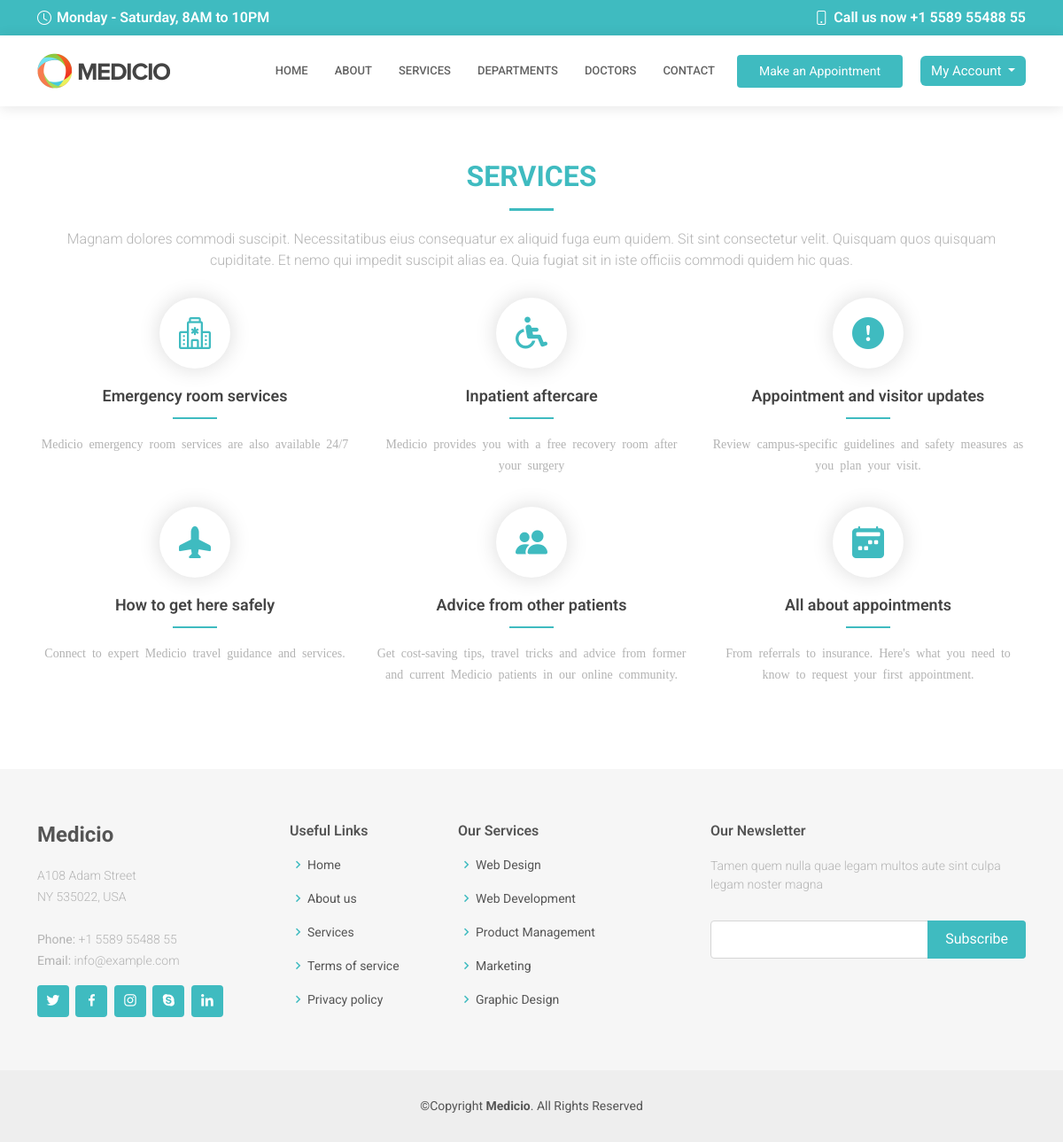
Page /services on the earlier database version.
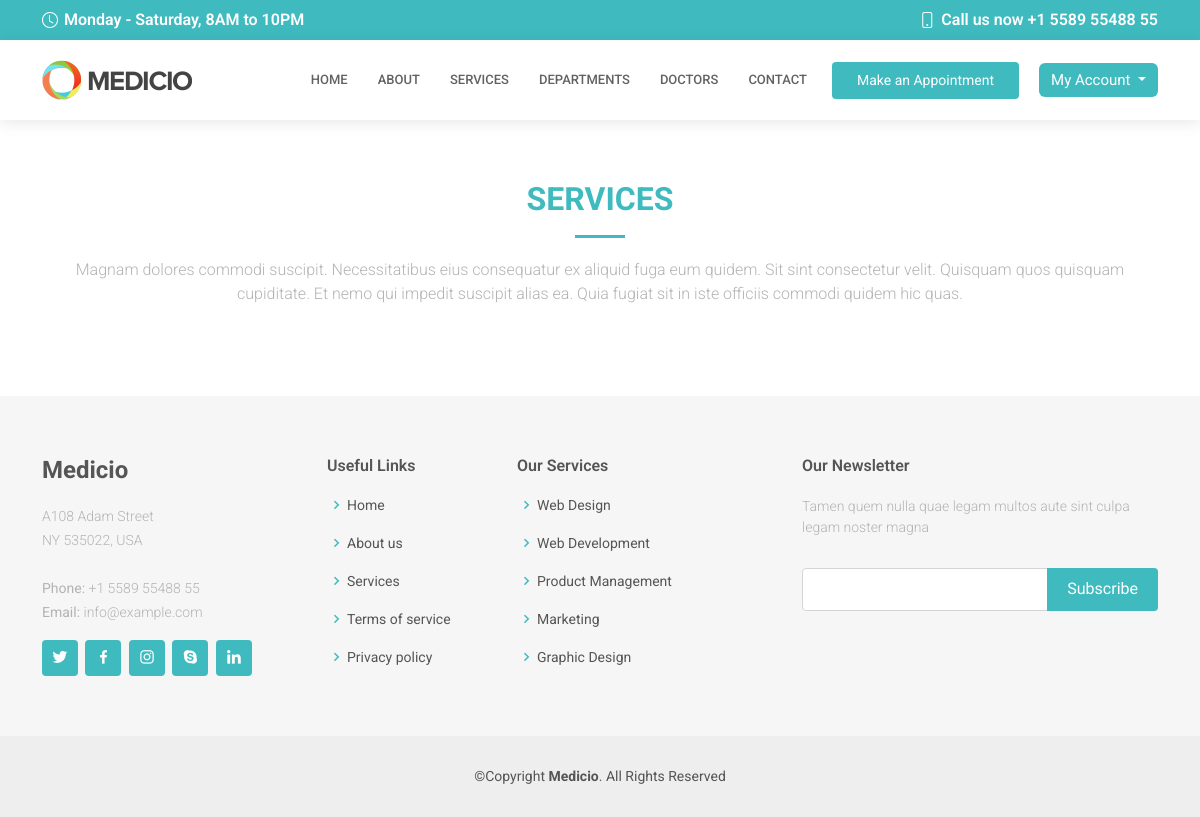
Same page on the later database version.
### Front/models.py (models this page shows, shortened)
class RepeatFields(models.Model):
    created = models.DateTimeField(auto_now_add=True)
    updated = models.DateTimeField(auto_now=True)
    deleted = models.BooleanField(default=False)

class Services(RepeatFields):
    class Meta:
        verbose_name = "Services"
        verbose_name_plural = "Services"
    title = models.CharField(max_length=150)
    description = models.TextField()
    icon = models.CharField(max_length=150)

### Front/views.py (the view, shortened to what this page needs)
# urls.py: path('services', front.Services.as_view(), name="services"),
class Services(View):
    template_name = 'pages/services.html'
    def get(self , request):
        services = models.Services.objects.all()
        return render(request , self.template_name , locals())

### templates/pages/services.html
{% extends 'base/base.html' %}
{% load static %}
{% block 'content' %}
<br><br><br><br><br>
<section id="services" class="services services">
  <div class="container" data-aos="fade-up">
    <div class="section-title">
      <h2>Services</h2>
      <p>Magnam dolores commodi suscipit. Necessitatibus eius consequatur ex aliquid fuga eum quidem. Sit sint consectetur velit. Quisquam quos quisquam cupiditate. Et nemo qui impedit suscipit alias ea. Quia fugiat sit in iste officiis commodi quidem hic quas.</p>
    </div>
    <div class="row">
      {% for service in services %}
      <div class="col-lg-4 col-md-6 icon-box" data-aos="zoom-in" data-aos-delay="100">
        <div class="icon"><i class="{{service.icon}}"></i></div>
        <h4 class="title"><a href="">{{service.title}}</a></h4>
        <p class="description">{{service.description}}</p>
      </div>
      {% endfor %}
    </div>
  </div>
</section>
{% endblock 'content' %}

### templates/base/base.html (shortened to what this page needs)
{% load static %}
<!DOCTYPE html>
<html lang="en">
<head>
  <link href="{% static 'front/assets/vendor/fontawesome-free/css/all.min.css' %} " rel="stylesheet">
  <link href="{% static 'front/assets/vendor/animate.css/animate.min.css' %} " rel="stylesheet">
  <link href="{% static 'front/assets/vendor/aos/aos.css' %} " rel="stylesheet">
  <link href="{% static 'front/assets/vendor/bootstrap/css/bootstrap.min.css' %} " rel="stylesheet">
  <link href="{% static 'front/assets/vendor/bootstrap-icons/bootstrap-icons.css' %} " rel="stylesheet">
  <link href="{% static 'front/assets/vendor/boxicons/css/boxicons.min.css' %} " rel="stylesheet">
  <link href="{% static 'front/assets/vendor/glightbox/css/glightbox.min.css' %} " rel="stylesheet">
  <link href="{% static 'front/assets/vendor/swiper/swiper-bundle.min.css' %} " rel="stylesheet">
  <link href="{% static 'front/assets/css/style.css' %} " rel="stylesheet">
  <link rel="stylesheet" href="{% static 'front/assets/fonts_calander/icomoon/style.css' %} ">
  <link rel="stylesheet" href="{% static 'front/assets/css_calander/default.css' %} ">
  <link rel="stylesheet" href="{% static 'front/assets/css_calander/default.date.css' %} ">
  <link rel="stylesheet" href="{% static 'front/assets/css_calander/style.css' %} ">
  <link rel="stylesheet" href="{% static 'front/assets/css/style_profile.css' %} ">
</head>
<body>
  <div id="topbar" class="d-flex align-items-center fixed-top">
    <div class="container d-flex align-items-center justify-content-center justify-content-md-between">
      <div class="align-items-center d-none d-md-flex">
        <i class="bi bi-clock"></i> Monday - Saturday, 8AM to 10PM
      </div>
      <div class="d-flex align-items-center">
        <i class="bi bi-phone"></i> Call us now +1 5589 55488 55
      </div>
    </div>
  </div>
  <header id="header" class="fixed-top">
    <div class="container d-flex align-items-center">
      <a href="{% url 'home' %}" class="logo me-auto"><img src="{% static 'front/assets/img/logo.png' %} " alt=""></a>
      <nav id="navbar" class="navbar order-last order-lg-0">
        <ul>
          <li><a class="nav-link scrollto " href="{% url 'home' %}">Home</a></li>
          <li><a class="nav-link scrollto" href="{% url 'about' %}">About</a></li>
          <li><a class="nav-link scrollto" href="{% url 'services' %}">Services</a></li>
          <li><a class="nav-link scrollto" href="{% url 'department' %}">Departments</a></li>
          <li><a class="nav-link scrollto" href="{% url 'doctor' %}">Doctors</a></li>
          <li><a class="nav-link scrollto" href="{% url 'contact' %}">Contact</a></li>
        </ul>
      </nav>
      <a href="{% url 'appointment' %}" class="appointment-btn scrollto"><span class="d-none d-md-inline">Make an</span> Appointment</a>
      {% if user.is_authenticated %}
      <div style='margin-left: 20px ; ' class="dropdown">
        <button style='background-color:#3fbbc0; border: none ; font-size:15px ' class="btn btn-secondary dropdown-toggle" type="button" id="dropdownMenuButton" data-toggle="dropdown" aria-haspopup="true" aria-expanded="false">
          Welcome {{user.first_name}}
        </button>
        <div class="dropdown-menu" aria-labelledby="dropdownMenuButton">
          <a class="dropdown-item" href="{% url 'user' %}">Account</a>
          <a class="dropdown-item" href="{% url 'logout' %}">Logout</a>
        </div>
      </div>
     {% else %}
      <div style='margin-left: 20px ; ' class="dropdown">
        <button style='background-color:#3fbbc0; border: none ; font-size:15px ' class="btn btn-secondary dropdown-toggle" type="button" id="dropdownMenuButton" data-toggle="dropdown" aria-haspopup="true" aria-expanded="false">
          My Account
        </button>
      </div>
      {% endif %}
    </div>
  </header>
{% block 'content' %}
{% endblock 'content' %}
 <footer id="footer">
    <div class="footer-top">
      <div class="container">
        <div class="row">
          <div class="col-lg-3 col-md-6">
            <div class="footer-info">
              <h3>Medicio</h3>
              <p>
                A108 Adam Street <br>
                NY 535022, USA<br><br>
                <strong>Phone:</strong> +1 5589 55488 55<br>
                <strong>Email:</strong> info@example.com<br>
              </p>
              <div class="social-links mt-3">
                <a href="#" class="twitter"><i class="bx bxl-twitter"></i></a>
                <a href="#" class="facebook"><i class="bx bxl-facebook"></i></a>
                <a href="#" class="instagram"><i class="bx bxl-instagram"></i></a>
                <a href="#" class="google-plus"><i class="bx bxl-skype"></i></a>
                <a href="#" class="linkedin"><i class="bx bxl-linkedin"></i></a>
              </div>
            </div>
          </div>
          <div class="col-lg-2 col-md-6 footer-links">
            <h4>Useful Links</h4>
            <ul>
              <li><i class="bx bx-chevron-right"></i> <a href="{% url 'home' %}">Home</a></li>
              <li><i class="bx bx-chevron-right"></i> <a href="{% url 'about' %}">About us</a></li>
              <li><i class="bx bx-chevron-right"></i> <a href="{% url 'services' %}">Services</a></li>
              <li><i class="bx bx-chevron-right"></i> <a href="#">Terms of service</a></li>
              <li><i class="bx bx-chevron-right"></i> <a href="#">Privacy policy</a></li>
            </ul>
          </div>
          <div class="col-lg-3 col-md-6 footer-links">
            <h4>Our Services</h4>
            <ul>
              <li><i class="bx bx-chevron-right"></i> <a href="#">Web Design</a></li>
              <li><i class="bx bx-chevron-right"></i> <a href="#">Web Development</a></li>
              <li><i class="bx bx-chevron-right"></i> <a href="#">Product Management</a></li>
              <li><i class="bx bx-chevron-right"></i> <a href="#">Marketing</a></li>
              <li><i class="bx bx-chevron-right"></i> <a href="#">Graphic Design</a></li>
            </ul>
          </div>
          <div class="col-lg-4 col-md-6 footer-newsletter">
            <h4>Our Newsletter</h4>
            <p>Tamen quem nulla quae legam multos aute sint culpa legam noster magna</p>
            <form id="newsletter" method="POST">
              <input type="email" v-model="email" name="email">
              <input @click.prevent="post_data" type="submit" value="Subscribe">
            </form>
          </div>
        </div>
      </div>
    </div>
    <div class="container">
      <div class="copyright">
        &copy;Copyright <strong><span>Medicio</span></strong>. All Rights Reserved
      </div>
    </div>
  </footer>
</body>
</html>

### static/front/assets/css/style.css (style rules this page uses)
body { font-family: "Open Sans", sans-serif; color: #3fbbc0; }
a { color: #3fbbc0; text-decoration: none; }
h1, h2, h3, h4, h5, h6 { font-family: "Roboto", sans-serif; }
#topbar { background: #3fbbc0; color: #fff; height: 40px; font-size: 16px; font-weight: 600; z-index: 996; transition: all 0.5s; }
#topbar i { padding-right: 6px; line-height: 0; }
#header { background: #fff; transition: all 0.5s; z-index: 997; padding: 20px 0; top: 40px; box-shadow: 0px 2px 15px rgba(0, 0, 0, 0.1); }
#header .logo { font-size: 28px; margin: 0; padding: 0; line-height: 1; font-weight: 600; letter-spacing: 0.5px; text-transform: uppercase; }
#header .logo img { max-height: 40px; }
.appointment-btn { margin-left: 25px; background: #3fbbc0; color: #fff; border-radius: 4px; padding: 8px 25px; white-space: nowrap; transition: 0.3s; font-size: 14px; display: inline-block; }
.navbar { padding: 0; }
.navbar ul { margin: 0; padding: 0; display: flex; list-style: none; align-items: center; }
.navbar li { position: relative; }
.navbar a, .navbar a:focus { display: flex; align-items: center; justify-content: space-between; padding: 10px 0 10px 30px; font-family: "Roboto", sans-serif; font-size: 13px; color: #626262; white-space: nowrap; transition: 0.3s; text-transform: uppercase; font-weight: 500; }
section { padding: 60px 0; overflow: hidden; }
.section-title { text-align: center; padding-bottom: 30px; }
.section-title h2 { font-size: 32px; font-weight: bold; text-transform: uppercase; margin-bottom: 20px; padding-bottom: 20px; position: relative; }
.section-title h2::after { content: ""; position: absolute; display: block; width: 50px; height: 3px; background: #3fbbc0; bottom: 0; left: calc(50% - 25px); }
.section-title p { margin-bottom: 0; }
#footer { background: #eeeeee; padding: 0 0 30px 0; color: #555555; font-size: 14px; }
#footer .footer-top { background: #f6f6f6; padding: 60px 0 30px 0; }
#footer .footer-top .footer-info { margin-bottom: 30px; }
#footer .footer-top .footer-info h3 { font-size: 24px; margin: 0 0 20px 0; padding: 2px 0 2px 0; line-height: 1; font-weight: 700; }
#footer .footer-top .footer-info p { font-size: 14px; line-height: 24px; margin-bottom: 0; font-family: "Roboto", sans-serif; }
#footer .footer-top .social-links a { font-size: 18px; display: inline-block; background: #3fbbc0; color: #fff; line-height: 1; padding: 8px 0; margin-right: 4px; border-radius: 4px; text-align: center; width: 36px; height: 36px; transition: 0.3s; }
#footer .footer-top h4 { font-size: 16px; font-weight: 600; position: relative; padding-bottom: 12px; }
#footer .footer-top .footer-links { margin-bottom: 30px; }
#footer .footer-top .footer-links ul { list-style: none; padding: 0; margin: 0; }
#footer .footer-top .footer-links ul i { padding-right: 2px; color: #3fbbc0; font-size: 18px; line-height: 1; }
#footer .footer-top .footer-links ul li { padding: 10px 0; display: flex; align-items: center; }
#footer .footer-top .footer-links ul li:first-child { padding-top: 0; }
#footer .footer-top .footer-links ul a { color: #555555; transition: 0.3s; display: inline-block; line-height: 1; }
#footer .footer-top .footer-newsletter form { margin-top: 30px; background: #fff; padding: 6px 10px; position: relative; border: 1px solid #d5d5d5; border-radius: 4px; }
#footer .footer-top .footer-newsletter form input[type=email] { border: 0; padding: 4px; width: calc(100% - 110px); }
#footer .footer-top .footer-newsletter form input[type=submit] { position: absolute; top: -1px; right: -1px; bottom: -1px; border: 0; background: none; font-size: 16px; padding: 0 20px; background: #3fbbc0; color: #fff; transition: 0.3s; border-radius: 0 4px 4px 0; }
#footer .copyright { text-align: center; padding-top: 30px; }

### static/front/assets/css_calander/style.css (style rules this page uses)
body { font-family: "Roboto", -apple-system, BlinkMacSystemFont, "Segoe UI", Roboto, "Helvetica Neue", Arial, "Noto Sans", sans-serif, "Apple Color Emoji", "Segoe UI Emoji", "Segoe UI Symbol", "Noto Color Emoji"; background-color: #fff; }
p { color: #b3b3b3; font-weight: 300; }
h1, h2, h3, h4, h5, h6, .h1, .h2, .h3, .h4, .h5, .h6 { font-family: "Roboto", -apple-system, BlinkMacSystemFont, "Segoe UI", Roboto, "Helvetica Neue", Arial, "Noto Sans", sans-serif, "Apple Color Emoji", "Segoe UI Emoji", "Segoe UI Symbol", "Noto Color Emoji"; }
a { -webkit-transition: .3s all ease; -o-transition: .3s all ease; transition: .3s all ease; }
a, a:hover { text-decoration: none !important; }
h2 { font-size: 20px; }

Differences in the rows shown:
removed Services: title "Emergency room services", description "Medicio emergency room services are also available 24/7"
removed Services: title "Inpatient aftercare", description "Medicio provides you with a free recovery room after your surgery"
removed Services: title "Appointment and visitor updates", description "Review campus-specific guidelines and safety measures as you plan your visit."
removed Services: title "How to get here safely", description "Connect to expert Medicio travel guidance and services."
removed Services: title "Advice from other patients", description "Get cost-saving tips, travel tricks and advice from former and current Medicio patients in our online community."
removed Services: title "All about appointments", description "From referrals to insurance. Here's what you need to know to request your first appointment."
